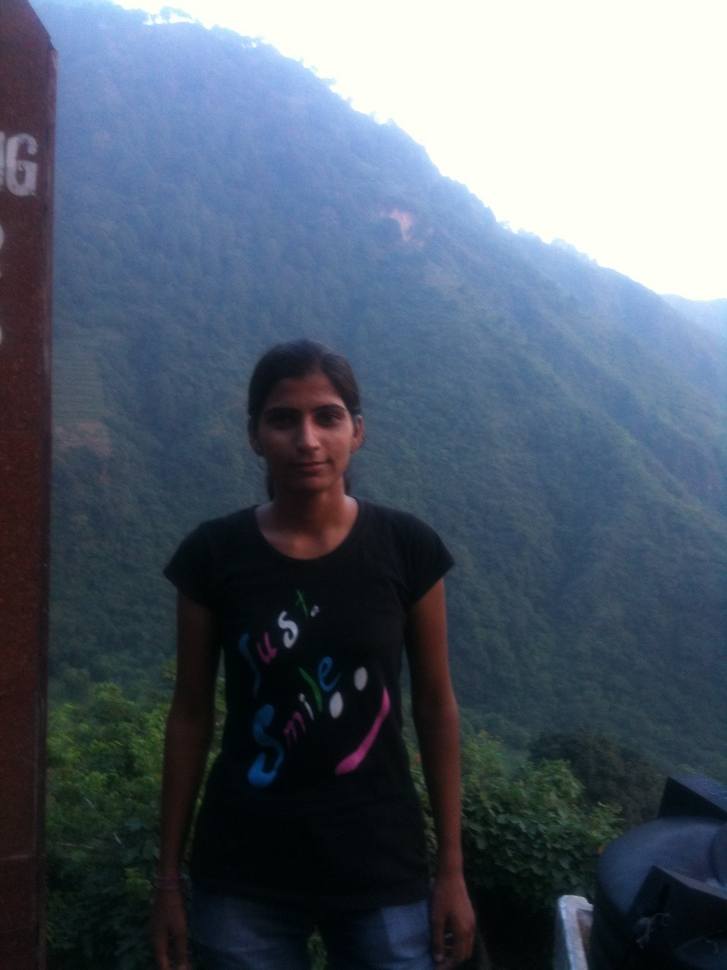
#> input picture IMG_0140.JPG, 727 x 970 px, shrunk from 1536 x 2048 before the run, given in place of the camera
$ python morpho_transform.py
#> lines starting #> are read from the running program, lines starting #| are printed output that depends on the picture; after the words box and inside, x2 and y2 are one past the last pixel; in counts of white or black regions, pixels touching at a corner belong together
import cv2
import numpy as np

cap = cv2.VideoCapture(0)
# to save video we use VideoWriter
# fourcc = cv2.VideoWriter_fourcc(*'XVID')
# out = cv2.VideoWriter('output.avi', fourcc, 20.0, (640, 480))


while True:
    _, frame = cap.read()
#> frame is the input picture: shape (970, 727, 3); mean B, G, R 107.7, 94.4, 83.4
    hsv = cv2.cvtColor(frame, cv2.COLOR_BGR2HSV)
#> hsv: shape (970, 727, 3); mean H, S, V 90.9, 97.5, 111.4
    #   HSV = hue sat value

    lower_red = np.array([60, 60, 60])
    upper_red = np.array([180, 255, 255])
    #    lower_red = np.array([0, 0, 0])
    #    upper_red = np.array([255, 255, 255])

    mask = cv2.inRange(hsv, lower_red, upper_red)
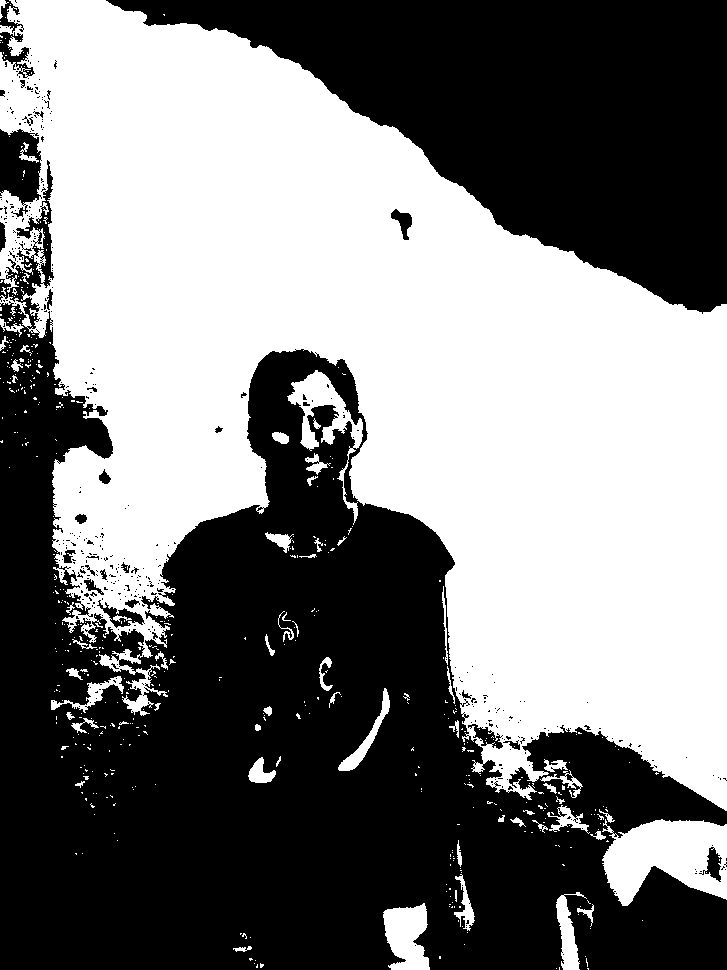
#> mask: shape (970, 727); 48.5% white; 517 white regions (454 under 20 px), largest, box (x1, y1, x2, y2) and area: (0, 0, 727, 811) 320897, (602, 819, 727, 906) 7159, (287, 370, 363, 525) 2741
    result = cv2.bitwise_and(frame, frame, mask=mask)
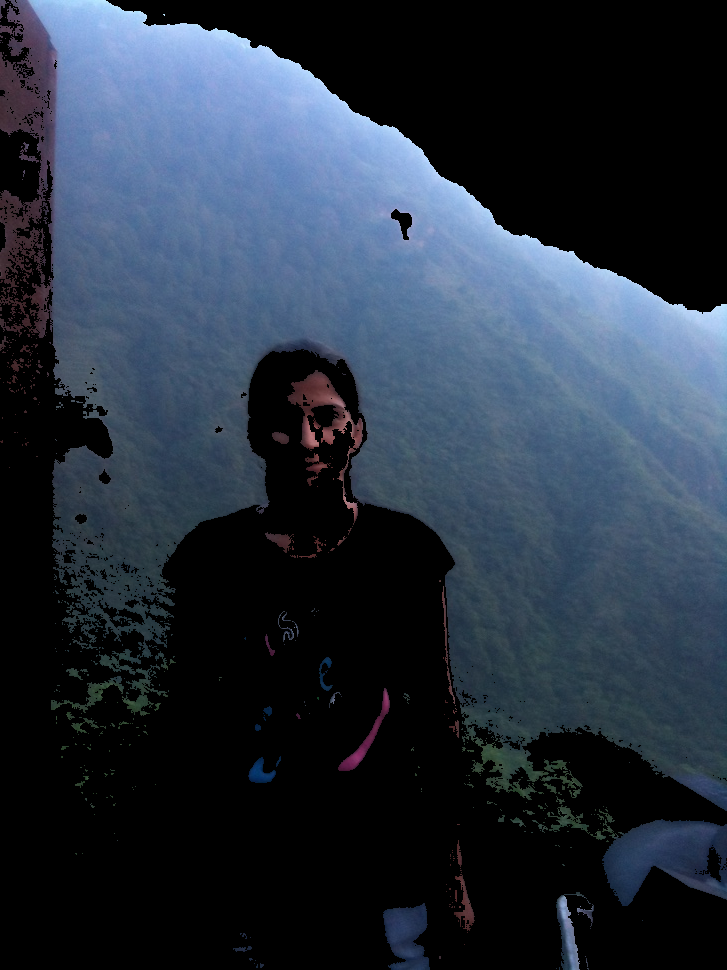
#> result: shape (970, 727, 3); mean B, G, R 63.4, 49.7, 39.5

    kernel = np.ones((5, 5), np.uint8)
    erosion = cv2.erode(mask, kernel)  # it just shrinks the pixel
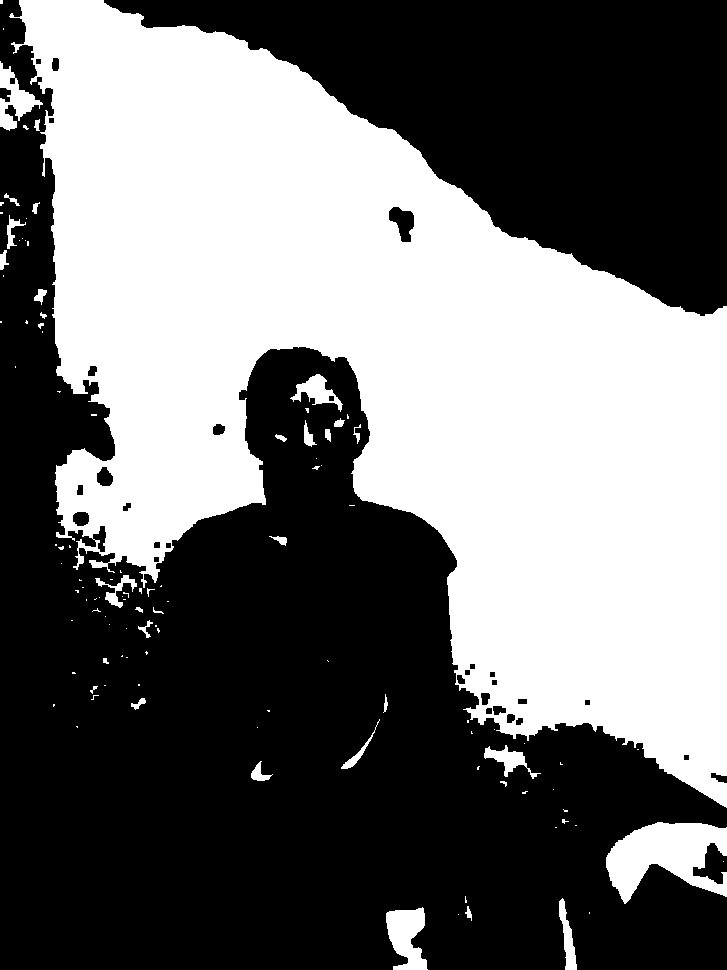
#> erosion: shape (970, 727); 43.8% white; 111 white regions (77 under 20 px), largest, box (x1, y1, x2, y2) and area: (9, 0, 727, 808) 295411, (606, 822, 727, 904) 5831, (386, 907, 428, 970) 1729
    dilation = cv2.dilate(mask, kernel)  # it widens the pixels
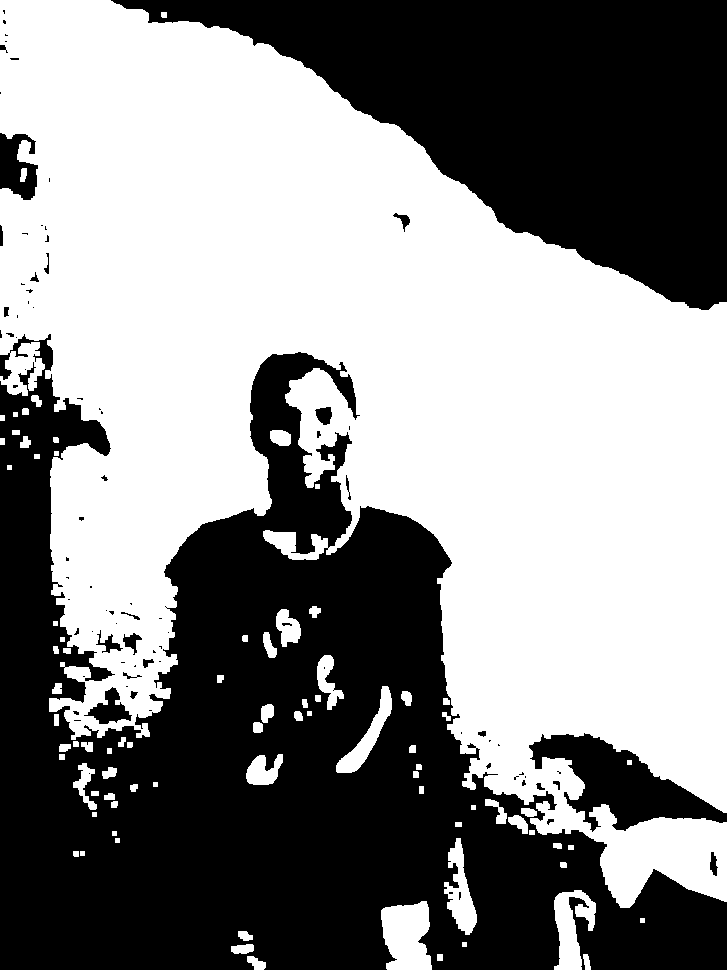
#> dilation: shape (970, 727); 53.9% white; 88 black regions (60 under 20 px), largest, box (x1, y1, x2, y2) and area: (0, 334, 727, 970) 218179, (111, 0, 727, 310) 94159, (529, 733, 727, 832) 8420
    opening = cv2.morphologyEx(mask, cv2.MORPH_OPEN, kernel)  # opening is the false positive pixel behind the image
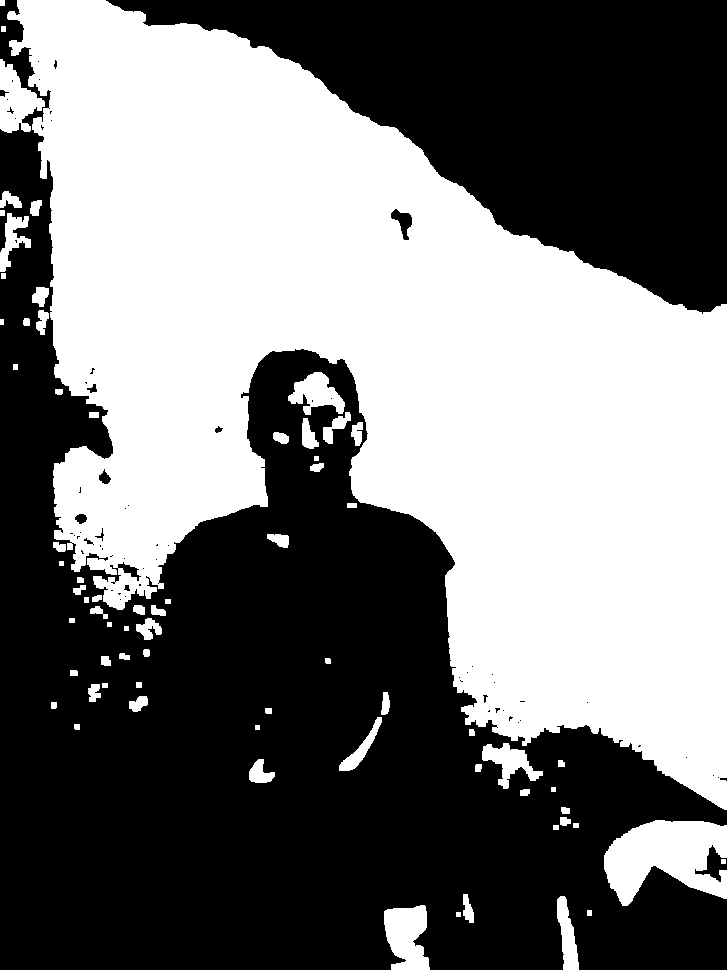
#> opening: shape (970, 727); 46.6% white; 72 white regions, largest, box (x1, y1, x2, y2) and area: (7, 0, 727, 810) 306963, (604, 820, 727, 906) 6931, (384, 905, 430, 970) 2211
    closing = cv2.morphologyEx(mask, cv2.MORPH_CLOSE, kernel)  # closing is the false negative pixel on the image
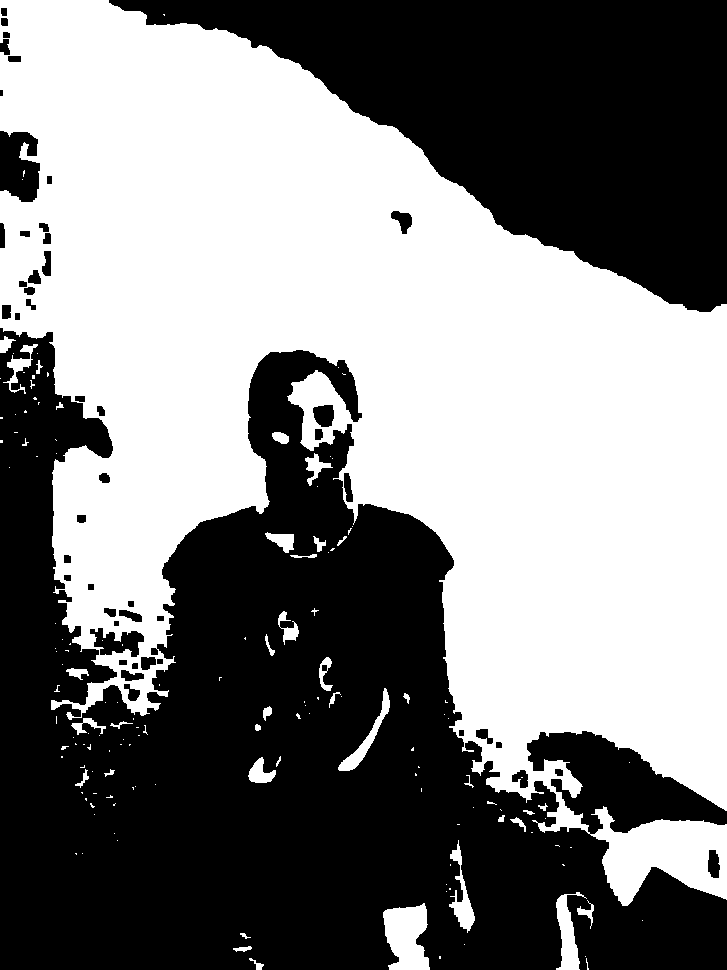
#> closing: shape (970, 727); 50.1% white; 50 black regions (1 under 20 px), largest, box (x1, y1, x2, y2) and area: (0, 328, 727, 970) 248048, (109, 0, 727, 312) 96107, (0, 131, 40, 202) 2247

    cv2.imshow('frame', frame)
    # cv2.imshow('mask', mask)
    cv2.imshow('result', result)
    cv2.imshow('erosion', erosion)  # erosion work on every single pixel
    cv2.imshow('dilation', dilation)  # dilation works on the whole are of the pixel
    cv2.imshow('opening', opening)
    cv2.imshow('closing', closing)

    if cv2.waitKey(1) == 13:
#> (key Esc is pressed here)
        break

cap.release()
# cap.release()
cv2.destroyAllWindows()
